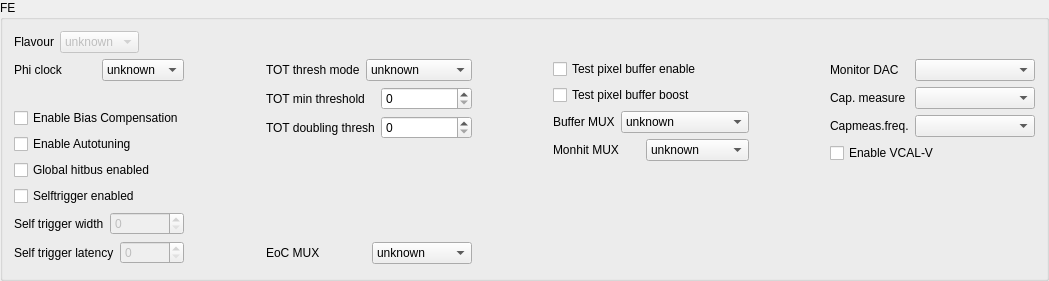
            <widget class="QGroupBox" name="GroupBox1">
             <property name="title">
              <string>FE</string>
             </property>
             <layout class="QVBoxLayout" name="verticalLayout_14">
              <item>
               <layout class="QVBoxLayout" name="verticalLayout_5">
                <item>
                 <layout class="QHBoxLayout" name="horizontalLayout_2">
                  <item>
                   <layout class="QHBoxLayout">
                    <property name="spacing">
                     <number>6</number>
                    </property>
                    <property name="margin">
                     <number>0</number>
                    </property>
                    <item>
                     <widget class="QLabel" name="PhiClockLabel_2_3">
                      <property name="text">
                       <string>Flavour</string>
                      </property>
                      <property name="wordWrap">
                       <bool>false</bool>
                      </property>
                     </widget>
                    </item>
                    <item>
                     <widget class="QComboBox" name="FEflavour">
                      <property name="enabled">
                       <bool>false</bool>
                      </property>
                      <item>
                       <property name="text">
                        <string>unknown</string>
                       </property>
                      </item>
                      <item>
                       <property name="text">
                        <string>FE-I1</string>
                       </property>
                      </item>
                      <item>
                       <property name="text">
                        <string>FE-I2/3</string>
                       </property>
                      </item>
                     </widget>
                    </item>
                   </layout>
                  </item>
                  <item>
                   <layout class="QHBoxLayout" name="horizontalLayout"/>
                  </item>
                  <item>
                   <spacer name="spacer12">
                    <property name="orientation">
                     <enum>Qt::Horizontal</enum>
                    </property>
                    <property name="sizeType">
                     <enum>QSizePolicy::Expanding</enum>
                    </property>
                    <property name="sizeHint" stdset="0">
                     <size>
                      <width>331</width>
                      <height>20</height>
                     </size>
                    </property>
                   </spacer>
                  </item>
                 </layout>
                </item>
                <item>
                 <layout class="QHBoxLayout" name="horizontalLayout_6">
                  <item>
                   <layout class="QVBoxLayout" name="verticalLayout_2">
                    <item>
                     <layout class="QHBoxLayout">
                      <property name="spacing">
                       <number>6</number>
                      </property>
                      <property name="margin">
                       <number>0</number>
                      </property>
                      <item>
                       <widget class="QLabel" name="TextLabel2">
                        <property name="text">
                         <string>Phi clock</string>
                        </property>
                        <property name="wordWrap">
                         <bool>false</bool>
                        </property>
                       </widget>
                      </item>
                      <item>
                       <widget class="QComboBox" name="PhiClock">
                        <item>
                         <property name="text">
                          <string>unknown</string>
                         </property>
                        </item>
                        <item>
                         <property name="text">
                          <string>OFF</string>
                         </property>
                        </item>
                        <item>
                         <property name="text">
                          <string>10 MHz</string>
                         </property>
                        </item>
                        <item>
                         <property name="text">
                          <string>20 MHz</string>
                         </property>
                        </item>
                        <item>
                         <property name="text">
                          <string>40 MHz</string>
                         </property>
                        </item>
                       </widget>
                      </item>
                     </layout>
                    </item>
                    <item>
                     <spacer name="spacer21_2">
                      <property name="orientation">
                       <enum>Qt::Vertical</enum>
                      </property>
                      <property name="sizeType">
                       <enum>QSizePolicy::Expanding</enum>
                      </property>
                      <property name="sizeHint" stdset="0">
                       <size>
                        <width>20</width>
                        <height>21</height>
                       </size>
                      </property>
                     </spacer>
                    </item>
                    <item>
                     <widget class="QCheckBox" name="enableBiasComp">
                      <property name="text">
                       <string>Enable Bias Compensation</string>
                      </property>
                     </widget>
                    </item>
                    <item>
                     <widget class="QCheckBox" name="enableAutoTune">
                      <property name="text">
                       <string>Enable Autotuning</string>
                      </property>
                     </widget>
                    </item>
                    <item>
                     <widget class="QCheckBox" name="HitbusEnabled">
                      <property name="enabled">
                       <bool>true</bool>
                      </property>
                      <property name="text">
                       <string>Global hitbus enabled</string>
                      </property>
                     </widget>
                    </item>
                    <item>
                     <widget class="QCheckBox" name="FESelfTen">
                      <property name="enabled">
                       <bool>true</bool>
                      </property>
                      <property name="text">
                       <string>Selftrigger enabled</string>
                      </property>
                     </widget>
                    </item>
                    <item>
                     <layout class="QHBoxLayout">
                      <item>
                       <widget class="QLabel" name="textLabel1_2">
                        <property name="text">
                         <string>Self trigger width</string>
                        </property>
                        <property name="wordWrap">
                         <bool>false</bool>
                        </property>
                       </widget>
                      </item>
                      <item>
                       <widget class="QSpinBox" name="SelfTWidth">
                        <property name="enabled">
                         <bool>false</bool>
                        </property>
                        <property name="maximum">
                         <number>31</number>
                        </property>
                       </widget>
                      </item>
                     </layout>
                    </item>
                    <item>
                     <layout class="QHBoxLayout" name="_3">
                      <item>
                       <widget class="QLabel" name="textLabel1_5">
                        <property name="text">
                         <string>Self trigger latency</string>
                        </property>
                        <property name="wordWrap">
                         <bool>false</bool>
                        </property>
                       </widget>
                      </item>
                      <item>
                       <widget class="QSpinBox" name="SelfTLatency">
                        <property name="enabled">
                         <bool>false</bool>
                        </property>
                        <property name="maximum">
                         <number>31</number>
                        </property>
                       </widget>
                      </item>
                     </layout>
                    </item>
                   </layout>
                  </item>
                  <item>
                   <spacer name="spacer24">
                    <property name="orientation">
                     <enum>Qt::Horizontal</enum>
                    </property>
                    <property name="sizeType">
                     <enum>QSizePolicy::Expanding</enum>
                    </property>
                    <property name="sizeHint" stdset="0">
                     <size>
                      <width>76</width>
                      <height>20</height>
                     </size>
                    </property>
                   </spacer>
                  </item>
                  <item>
                   <layout class="QVBoxLayout" name="verticalLayout_3">
                    <item>
                     <layout class="QHBoxLayout">
                      <property name="spacing">
                       <number>6</number>
                      </property>
                      <property name="margin">
                       <number>0</number>
                      </property>
                      <item>
                       <widget class="QLabel" name="PhiClockLabel_2_2_2">
                        <property name="text">
                         <string>TOT thresh mode</string>
                        </property>
                        <property name="wordWrap">
                         <bool>false</bool>
                        </property>
                       </widget>
                      </item>
                      <item>
                       <widget class="QComboBox" name="TOTmode">
                        <item>
                         <property name="text">
                          <string>unknown</string>
                         </property>
                        </item>
                        <item>
                         <property name="text">
                          <string>Both off</string>
                         </property>
                        </item>
                        <item>
                         <property name="text">
                          <string>Minimum only</string>
                         </property>
                        </item>
                        <item>
                         <property name="text">
                          <string>Doubling only</string>
                         </property>
                        </item>
                        <item>
                         <property name="text">
                          <string>Both</string>
                         </property>
                        </item>
                       </widget>
                      </item>
                     </layout>
                    </item>
                    <item>
                     <layout class="QHBoxLayout">
                      <item>
                       <widget class="QLabel" name="TextLabel1_9">
                        <property name="text">
                         <string>TOT min threshold   </string>
                        </property>
                        <property name="wordWrap">
                         <bool>false</bool>
                        </property>
                       </widget>
                      </item>
                      <item>
                       <widget class="QSpinBox" name="minTOT">
                        <property name="maximum">
                         <number>255</number>
                        </property>
                       </widget>
                      </item>
                     </layout>
                    </item>
                    <item>
                     <layout class="QHBoxLayout">
                      <item>
                       <widget class="QLabel" name="TextLabel1_9_2_2">
                        <property name="text">
                         <string>TOT doubling thresh</string>
                        </property>
                        <property name="wordWrap">
                         <bool>false</bool>
                        </property>
                       </widget>
                      </item>
                      <item>
                       <widget class="QSpinBox" name="dblTOT">
                        <property name="maximum">
                         <number>255</number>
                        </property>
                       </widget>
                      </item>
                     </layout>
                    </item>
                    <item>
                     <spacer name="spacer22">
                      <property name="orientation">
                       <enum>Qt::Vertical</enum>
                      </property>
                      <property name="sizeType">
                       <enum>QSizePolicy::Expanding</enum>
                      </property>
                      <property name="sizeHint" stdset="0">
                       <size>
                        <width>20</width>
                        <height>21</height>
                       </size>
                      </property>
                     </spacer>
                    </item>
                    <item>
                     <layout class="QHBoxLayout">
                      <property name="spacing">
                       <number>6</number>
                      </property>
                      <property name="margin">
                       <number>0</number>
                      </property>
                      <item>
                       <widget class="QLabel" name="TextLabel3">
                        <property name="text">
                         <string>EoC MUX      </string>
                        </property>
                        <property name="wordWrap">
                         <bool>false</bool>
                        </property>
                       </widget>
                      </item>
                      <item>
                       <widget class="QComboBox" name="EoCMUX">
                        <property name="enabled">
                         <bool>true</bool>
                        </property>
                        <item>
                         <property name="text">
                          <string>unknown</string>
                         </property>
                        </item>
                        <item>
                         <property name="text">
                          <string>TOT</string>
                         </property>
                        </item>
                        <item>
                         <property name="text">
                          <string>LE</string>
                         </property>
                        </item>
                        <item>
                         <property name="text">
                          <string>TOT</string>
                         </property>
                        </item>
                        <item>
                         <property name="text">
                          <string>TE</string>
                         </property>
                        </item>
                       </widget>
                      </item>
                     </layout>
                    </item>
                   </layout>
                  </item>
                  <item>
                   <spacer name="spacer25_3">
                    <property name="orientation">
                     <enum>Qt::Horizontal</enum>
                    </property>
                    <property name="sizeType">
                     <enum>QSizePolicy::Expanding</enum>
                    </property>
                    <property name="sizeHint" stdset="0">
                     <size>
                      <width>75</width>
                      <height>20</height>
                     </size>
                    </property>
                   </spacer>
                  </item>
                  <item>
                   <layout class="QVBoxLayout" name="verticalLayout_4">
                    <item>
                     <widget class="QCheckBox" name="BuffEnable">
                      <property name="enabled">
                       <bool>true</bool>
                      </property>
                      <property name="text">
                       <string>Test pixel buffer enable</string>
                      </property>
                     </widget>
                    </item>
                    <item>
                     <widget class="QCheckBox" name="BuffBoost">
                      <property name="enabled">
                       <bool>true</bool>
                      </property>
                      <property name="text">
                       <string>Test pixel buffer boost</string>
                      </property>
                     </widget>
                    </item>
                    <item>
                     <layout class="QHBoxLayout">
                      <property name="spacing">
                       <number>6</number>
                      </property>
                      <property name="margin">
                       <number>0</number>
                      </property>
                      <item>
                       <widget class="QLabel" name="PhiClockLabel_2_2_3">
                        <property name="text">
                         <string>Buffer MUX</string>
                        </property>
                        <property name="wordWrap">
                         <bool>false</bool>
                        </property>
                       </widget>
                      </item>
                      <item>
                       <widget class="QComboBox" name="BuffMux">
                        <property name="enabled">
                         <bool>true</bool>
                        </property>
                        <item>
                         <property name="text">
                          <string>unknown</string>
                         </property>
                        </item>
                        <item>
                         <property name="text">
                          <string>Chopper out</string>
                         </property>
                        </item>
                        <item>
                         <property name="text">
                          <string>Preamp out</string>
                         </property>
                        </item>
                        <item>
                         <property name="text">
                          <string>2nd stage +ve out</string>
                         </property>
                        </item>
                        <item>
                         <property name="text">
                          <string>2nd stage -ve out</string>
                         </property>
                        </item>
                       </widget>
                      </item>
                     </layout>
                    </item>
                    <item>
                     <layout class="QHBoxLayout" name="_2">
                      <property name="spacing">
                       <number>6</number>
                      </property>
                      <property name="margin">
                       <number>0</number>
                      </property>
                      <item>
                       <widget class="QLabel" name="MonhiMuxLabel">
                        <property name="text">
                         <string>Monhit MUX</string>
                        </property>
                        <property name="wordWrap">
                         <bool>false</bool>
                        </property>
                       </widget>
                      </item>
                      <item>
                       <widget class="QComboBox" name="MonhitMux">
                        <property name="enabled">
                         <bool>true</bool>
                        </property>
                        <item>
                         <property name="text">
                          <string>unknown</string>
                         </property>
                        </item>
                        <item>
                         <property name="text">
                          <string>RegClkIn</string>
                         </property>
                        </item>
                        <item>
                         <property name="text">
                          <string>HitBus</string>
                         </property>
                        </item>
                        <item>
                         <property name="text">
                          <string>Softreset1B</string>
                         </property>
                        </item>
                        <item>
                         <property name="text">
                          <string>SerData</string>
                         </property>
                        </item>
                        <item>
                         <property name="text">
                          <string>MonSel</string>
                         </property>
                        </item>
                        <item>
                         <property name="text">
                          <string>PixClk1</string>
                         </property>
                        </item>
                        <item>
                         <property name="text">
                          <string>PixClk2</string>
                         </property>
                        </item>
                        <item>
                         <property name="text">
                          <string>HardReset1b</string>
                         </property>
                        </item>
                        <item>
                         <property name="text">
                          <string>SerData</string>
                         </property>
                        </item>
                        <item>
                         <property name="text">
                          <string>SerOutMain</string>
                         </property>
                        </item>
                        <item>
                         <property name="text">
                          <string>ReadFIFO</string>
                         </property>
                        </item>
                        <item>
                         <property name="text">
                          <string>SerPix</string>
                         </property>
                        </item>
                        <item>
                         <property name="text">
                          <string>Accept</string>
                         </property>
                        </item>
                        <item>
                         <property name="text">
                          <string>ROCK</string>
                         </property>
                        </item>
                        <item>
                         <property name="text">
                          <string>SerOutReg</string>
                         </property>
                        </item>
                        <item>
                         <property name="text">
                          <string>GlobalOut</string>
                         </property>
                        </item>
                       </widget>
                      </item>
                     </layout>
                    </item>
                    <item>
                     <spacer name="spacer22_2">
                      <property name="orientation">
                       <enum>Qt::Vertical</enum>
                      </property>
                      <property name="sizeType">
                       <enum>QSizePolicy::Expanding</enum>
                      </property>
                      <property name="sizeHint" stdset="0">
                       <size>
                        <width>20</width>
                        <height>21</height>
                       </size>
                      </property>
                     </spacer>
                    </item>
                   </layout>
                  </item>
                  <item>
                   <spacer name="spacer25">
                    <property name="orientation">
                     <enum>Qt::Horizontal</enum>
                    </property>
                    <property name="sizeType">
                     <enum>QSizePolicy::Expanding</enum>
                    </property>
                    <property name="sizeHint" stdset="0">
                     <size>
                      <width>75</width>
                      <height>20</height>
                     </size>
                    </property>
                   </spacer>
                  </item>
                  <item>
                   <layout class="QVBoxLayout" name="verticalLayout">
                    <item>
                     <layout class="QHBoxLayout" name="horizontalLayout_3">
                      <item>
                       <widget class="QLabel" name="label">
                        <property name="text">
                         <string>Monitor DAC </string>
                        </property>
                       </widget>
                      </item>
                      <item>
                       <widget class="QComboBox" name="monBox">
                        <property name="minimumSize">
                         <size>
                          <width>120</width>
                          <height>0</height>
                         </size>
                        </property>
                       </widget>
                      </item>
                     </layout>
                    </item>
                    <item>
                     <layout class="QHBoxLayout" name="horizontalLayout_4">
                      <item>
                       <widget class="QLabel" name="label_2">
                        <property name="text">
                         <string>Cap. measure</string>
                        </property>
                       </widget>
                      </item>
                      <item>
                       <widget class="QComboBox" name="capMeasBox">
                        <property name="minimumSize">
                         <size>
                          <width>120</width>
                          <height>0</height>
                         </size>
                        </property>
                       </widget>
                      </item>
                     </layout>
                    </item>
                    <item>
                     <layout class="QHBoxLayout" name="horizontalLayout_5">
                      <item>
                       <widget class="QLabel" name="label_3">
                        <property name="text">
                         <string>Capmeas.freq.</string>
                        </property>
                       </widget>
                      </item>
                      <item>
                       <widget class="QComboBox" name="capFreqBox">
                        <property name="minimumSize">
                         <size>
                          <width>120</width>
                          <height>0</height>
                         </size>
                        </property>
                       </widget>
                      </item>
                     </layout>
                    </item>
                    <item>
                     <widget class="QCheckBox" name="enableVCALV">
                      <property name="text">
                       <string>Enable VCAL-V</string>
                      </property>
                     </widget>
                    </item>
                    <item>
                     <spacer name="verticalSpacer">
                      <property name="orientation">
                       <enum>Qt::Vertical</enum>
                      </property>
                      <property name="sizeHint" stdset="0">
                       <size>
                        <width>20</width>
                        <height>40</height>
                       </size>
                      </property>
                     </spacer>
                    </item>
                   </layout>
                  </item>
                 </layout>
                </item>
                <item>
                 <spacer name="spacer13">
                  <property name="orientation">
                   <enum>Qt::Vertical</enum>
                  </property>
                  <property name="sizeType">
                   <enum>QSizePolicy::Expanding</enum>
                  </property>
                  <property name="sizeHint" stdset="0">
                   <size>
                    <width>939</width>
                    <height>3</height>
                   </size>
                  </property>
                 </spacer>
                </item>
               </layout>
              </item>
             </layout>
            </widget>
